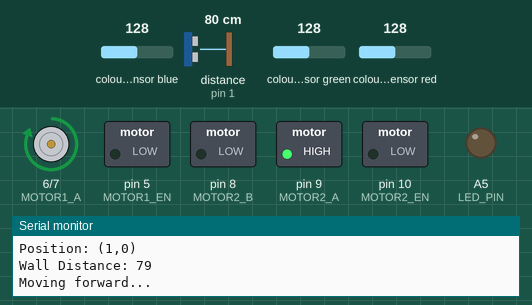
Recording of a sketch running on a simulated Arduino Uno, built with avr-gcc and run on an emulated ATmega328P. On the bench: motor-driver pin pairs drawn as motors (green arrow = first pin HIGH = forward, orange = second pin HIGH = backward, longer = more drive), switched loads named in the sketch (green lamp = pin HIGH), output pins drawn as LEDs (lit = HIGH), the last lines printed to the serial monitor. Wiring (inferred from the names in the program): TCS3200 colour sensor: output A0; S2 A3; S3 A4; S0 A1; S1 A2. The inputs (shaded band) are chosen by the test bench; at power-on: distance to the obstacle (sensor on pin 1) 80 cm, colour sensor blue 128, colour sensor green 128, colour sensor red 128. The echo pulse lasts 58.3 µs per cm; pins used as bus, display or sensor lines are not drawn.

Above: at 1.2 s.
1.3 s: distance to the obstacle (sensor on pin 1) set to 12 cm
3.2 s: distance to the obstacle (sensor on pin 1) set to 9 cm
At 5.2 s:
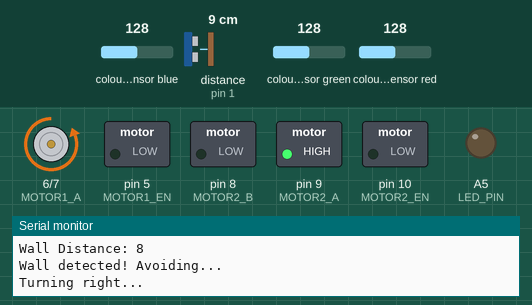
5.5 s: distance to the obstacle (sensor on pin 1) set to 18 cm
At 6.5 s:
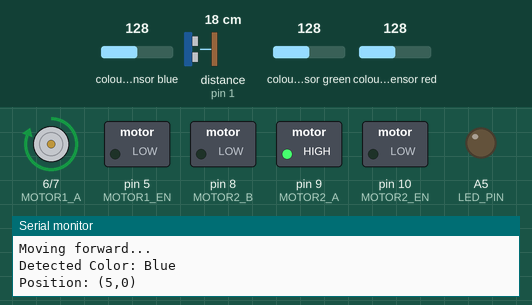
7.1 s: colour sensor blue set to 5
9.6 s: colour sensor green set to 5
At 10.29 s:
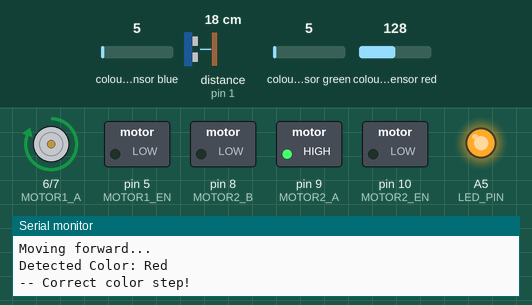
Timing chart, 0 to 12.6 s (numbered marks = the images above; inputs shaded):
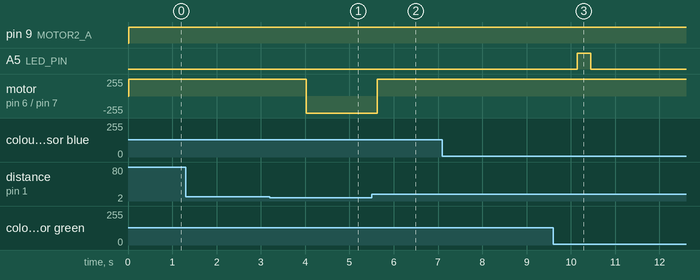

Measured:
- the behaviour switches between 11 and 10 cm on distance to the obstacle (sensor on pin 1) (found by bisection; images 0 and 1)
- after the input at 3.2 s, motor on pin 6 (MOTOR1_A) / pin 7 (MOTOR1_B): forward 255/255 → backward 255/255 after 0.83 s
- after the input at 5.5 s, motor on pin 6 (MOTOR1_A) / pin 7 (MOTOR1_B): backward 255/255 → forward 255/255 after 0.13 s
- after the input at 9.6 s, A5 (LED_PIN): LOW → HIGH after 0.55 s, → LOW 0.30 s later

The sketch:

challenge3.ino
```cpp
#include <Servo.h>

// Pin Definitions
#define TRIG_PIN 0
#define ECHO_PIN 1
#define MOTOR1_A 6
#define MOTOR1_B 7
#define MOTOR2_A 9
#define MOTOR2_B 8
#define MOTOR1_EN 5
#define MOTOR2_EN 10
#define LED_PIN A5  // LED for blinking

// Color Sensor (TCS3200)
#define S0 A1
#define S1 A2
#define S2 A3
#define S3 A4
#define OUT_PIN A0
#define MAXMIN_VARIANCE 200

// Global Variables
int rFreq, gFreq, bFreq, maxFreq;
String detectedColor;
String targetSequence[] = {"Red", "Green", "Blue", "Green", "Blue"};
int sequenceStep = 0;
bool secondGreenFound = false, secondBlueFound = false;
struct Position { int x, y; };
Position robotPos = {0, 0};
Position movementHistory[100];
int movementCount = 0;

// Setup Function
void setup() {
    Serial.begin(9600);
    pinMode(TRIG_PIN, OUTPUT);
    pinMode(ECHO_PIN, INPUT);
    pinMode(MOTOR1_EN, OUTPUT);
    pinMode(MOTOR2_EN, OUTPUT);
    pinMode(MOTOR1_A, OUTPUT);
    pinMode(MOTOR1_B, OUTPUT);
    pinMode(MOTOR2_A, OUTPUT);
    pinMode(MOTOR2_B, OUTPUT);
    pinMode(LED_PIN, OUTPUT);  // LED setup

    // Color Sensor Setup
    pinMode(S0, OUTPUT);
    pinMode(S1, OUTPUT);
    pinMode(S2, OUTPUT);
    pinMode(S3, OUTPUT);
    pinMode(OUT_PIN, INPUT);
    digitalWrite(S0, HIGH);
    digitalWrite(S1, LOW);

    Serial.println("--- Color Pattern Detection System ---");
}

// Main Loop
void loop() {
    if (detectWall()) {
        avoidWall();
    } else {
        moveForward();
        detectColor();
        checkColorSequence();
        detectLoop();
    }
    delay(500);
}

// Function to Detect Color
void detectColor() {
    digitalWrite(S2, LOW); digitalWrite(S3, LOW);
    rFreq = pulseIn(OUT_PIN, LOW);
    rFreq = map(rFreq, 500 - MAXMIN_VARIANCE, 950 + MAXMIN_VARIANCE, 255, 0);

    digitalWrite(S2, HIGH); digitalWrite(S3, HIGH);
    gFreq = pulseIn(OUT_PIN, LOW);
    gFreq = map(gFreq, 500 - MAXMIN_VARIANCE, 900 + MAXMIN_VARIANCE, 255, 0);

    digitalWrite(S2, LOW); digitalWrite(S3, HIGH);
    bFreq = pulseIn(OUT_PIN, LOW);
    bFreq = map(bFreq, 600 - MAXMIN_VARIANCE, 930 + MAXMIN_VARIANCE, 255, 0);

    maxFreq = max(rFreq, max(bFreq, gFreq));
    if (maxFreq <= 0) {
        detectedColor = "Black";
    } else if (maxFreq == rFreq) {
        detectedColor = "Red";
    } else if (maxFreq == gFreq) {
        detectedColor = "Green";
    } else {
        detectedColor = "Blue";
    }

    Serial.print("Detected Color: "); Serial.println(detectedColor);
}

// Function to Check Color Sequence & Blink LED
void checkColorSequence() {
    if (detectedColor == targetSequence[sequenceStep]) {
        Serial.println("-- Correct color step!");

        // Ensure second green & blue are different tiles
        if (sequenceStep == 1) secondGreenFound = true;
        if (sequenceStep == 3 && secondGreenFound) return;
        if (sequenceStep == 4 && secondBlueFound) return;

        blinkLED();  // Blink LED when correct color detected

        sequenceStep++;
        if (sequenceStep >= 5) {
            Serial.println(">> SEQUENCE COMPLETE <<");
            sequenceStep = 0;
        }
    }
}

// Function to Blink LED
void blinkLED() {
    digitalWrite(LED_PIN, HIGH);
    delay(300);
    digitalWrite(LED_PIN, LOW);
}

// Function to Detect Walls
bool detectWall() {
    digitalWrite(TRIG_PIN, LOW);
    delayMicroseconds(2);
    digitalWrite(TRIG_PIN, HIGH);
    delayMicroseconds(10);
    digitalWrite(TRIG_PIN, LOW);

    long duration = pulseIn(ECHO_PIN, HIGH);
    int distance = duration * 0.034 / 2; // Convert to cm
    Serial.print("Wall Distance: "); Serial.println(distance);

    return (distance < 10);
}

// Function to Avoid Walls
void avoidWall() {
    Serial.println("Wall detected! Avoiding...");
    turnRight();
}

// Function to Move Forward
void moveForward() {
    Serial.println("Moving forward...");
    digitalWrite(MOTOR1_A, HIGH);
    digitalWrite(MOTOR1_B, LOW);
    digitalWrite(MOTOR2_A, HIGH);
    digitalWrite(MOTOR2_B, LOW);
    delay(500);
    updatePosition();
}

// Function to Detect Loop
void detectLoop() {
    Serial.print("Position: ("); Serial.print(robotPos.x); Serial.print(","); Serial.print(robotPos.y); Serial.println(")");

    for (int i = 0; i < movementCount - 1; i++) {
        if (movementHistory[i].x == robotPos.x && movementHistory[i].y == robotPos.y) {
            Serial.println("Loop detected! Changing path...");
            turnLeft();
            return;
        }
    }
}

// Function to Update Robot Position
void updatePosition() {
    robotPos.x++;
    movementHistory[movementCount] = robotPos;
    movementCount = (movementCount + 1) % 100;
}

// Function to Turn Right
void turnRight() {
    Serial.println("Turning right...");
    digitalWrite(MOTOR1_A, LOW);
    digitalWrite(MOTOR1_B, HIGH);
    digitalWrite(MOTOR2_A, HIGH);
    digitalWrite(MOTOR2_B, LOW);
    delay(300);
}

// Function to Turn Left
void turnLeft() {
    Serial.println("Turning left...");
    digitalWrite(MOTOR1_A, HIGH);
    digitalWrite(MOTOR1_B, LOW);
    digitalWrite(MOTOR2_A, LOW);
    digitalWrite(MOTOR2_B, HIGH);
    delay(300);
}
```
